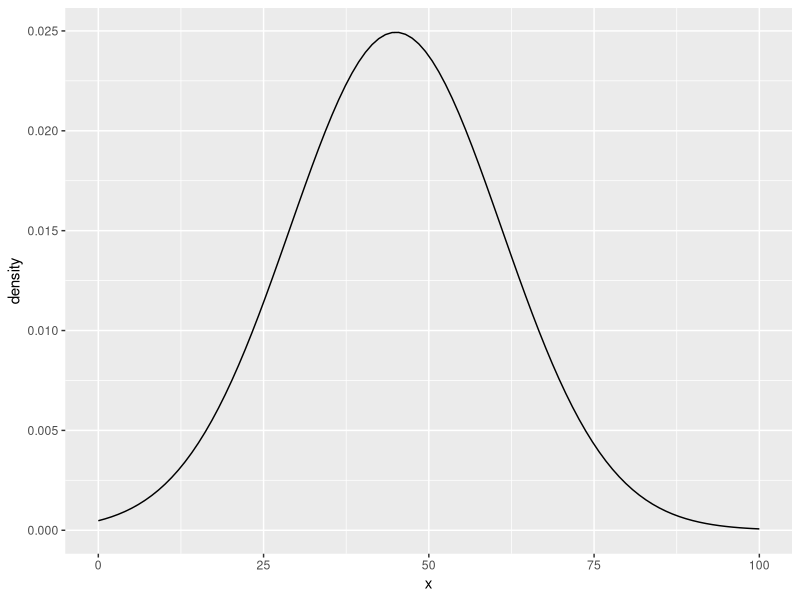

The R source for this figure:
library(tidyverse)

#1. define define the possible outcomes
foo <- tibble(
  x = seq(0, 100, length.out = 100)
)

#2. Choose our parameters
mu <- 45
sigma <- 16

#3. calculate density
foo <- mutate(foo, density = dnorm(x, mean = mu, sd = sigma ))

#4. plot it
ggplot(foo, aes(x, density)) +
  geom_line()
